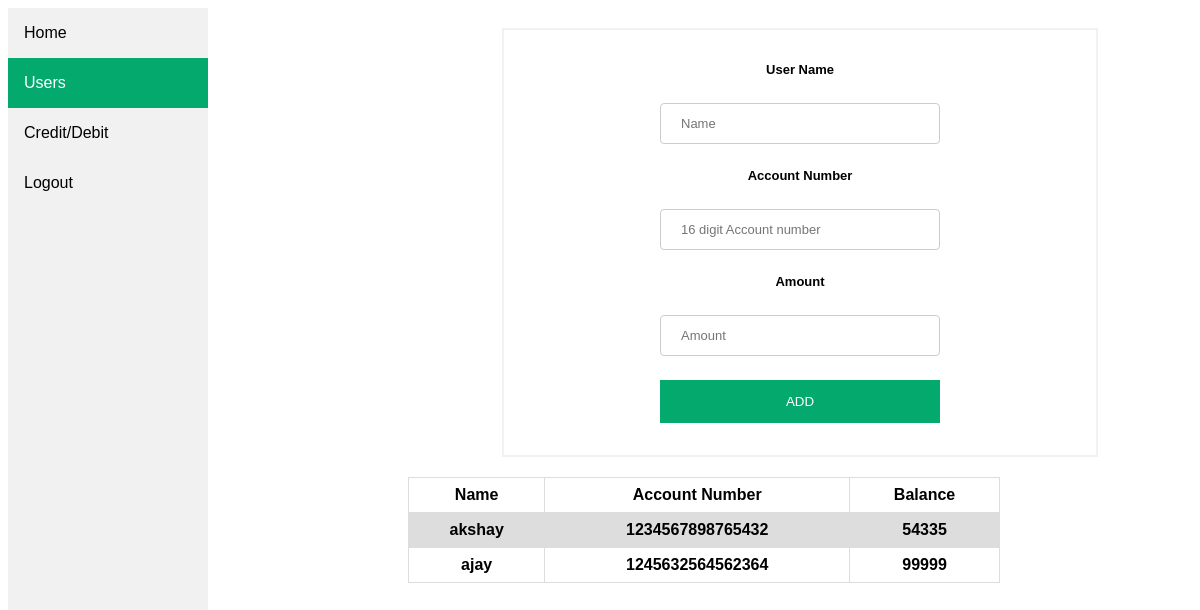
The app's page /lists_of_users.php with its own data.
### tables this page shows
CREATE TABLE `users` (
  `id` int(100) NOT NULL,
  `user` varchar(100) NOT NULL,
  `pass` varchar(100) NOT NULL,
  `account_number` bigint(100) NOT NULL,
  `balance` int(100) NOT NULL,
  `type` varchar(100) NOT NULL
);

### lists_of_users.php (the view, shortened to what this page needs)
<!DOCTYPE html>
<html lang="en">
  <head>
    <link rel="stylesheet" href="salt2.css">
  </head>
  <body>
    <div class="sidebar">
  <a href="admin_home.php">Home</a>
  <a class="active" href="lists_of_users.php">Users</a>
  <a href="credit_debit.php">Credit/Debit</a>
  <a href="logout.php">Logout</a>
</div>
<center>
 <div id = "frm">
        <form name="f1" action = "auth4.php" onsubmit = "return validation()" method = "POST">
             <div class="container">
              <p>
                <label><b>User Name</label> <br>
                <input type = "text" placeholder="Name" id ="name" name  = "name" />
            </p>
             <p>
                <label><b>Account Number</label> <br>
                <input type = "text" placeholder="16 digit Account number" id ="account" name  = "account" />
            </p>
            <p>
                <label> Amount </label>  <br>
                <input type = "text" placeholder="Amount" id ="amount" name  = "amount" />
            </p>
            <p>
                <button type="submit" id="btn value = "Login" class="SubmitButton">ADD</button >
            </p>
        </div>
        </form>
    </div>
    <table>
      <center>
        <tr>
          <th>Name</th>
          <th>Account Number</th>
          <th>Balance</th>
        </tr>
    <?php
include "config.php";
$sql = "select *from users";
$result = mysqli_query($con, $sql);
$qty=0;
while($data = mysqli_fetch_array($result) and ($qty<2))
{
  $qty+=1;
?>
  <tr>
    <td><?php echo $data['user']; ?></td>
      <td><?php echo $data['account_number']; ?></td>
    <td><?php echo $data['balance']; ?></td>
  </tr>
<?php
}
?>
    </center>
    </table>
  </body>
</html>

### salt2.css (style rules this page uses)
body { font-family: Arial, Helvetica, sans-serif; }
form { border: 3px solid #f1f1f1; }
.sidebar { margin: 0; padding: 0; width: 200px; background-color: #f1f1f1; position: fixed; height: 100%; overflow: auto; }
.sidebar a { display: block; color: black; padding: 16px; text-decoration: none; }
.sidebar a.active { background-color: #04AA6D; color: white; }
input[type=text], input[type=password] { width: 50%; padding: 12px 20px; margin: 8px 0; display: inline-block; border: 1px solid #ccc; box-sizing: border-box; }
button { background-color: #04AA6D; color: white; padding: 14px 20px; margin: 8px 0; border: none; cursor: pointer; width: 50%; }
.container { padding: 16px; }
table { font-family: arial, sans-serif; border-collapse: collapse; width: 50%; border-collapse: collapse; text-align: center; margin-left: 400px; margin-right: auto; }
td, th { border: 1px solid #dddddd; text-align: center; padding: 8px; }
tr:nth-child(even) { background-color: #dddddd; }
form { display: inline-block; font-family: arial, sans-serif; border-collapse: collapse; width: 50%; margin-right: auto; width: 50%; margin: 20px auto; margin-left: 400px; border: 2px solid #f1f1f1; }
label, input { display: block; font-size: 13px; }
button { display: block; }
input[type=text] { width: 50%; padding: 12px 20px; margin: 8px 0; display: inline-block; border: 1px solid #ccc; border-radius: 4px; box-sizing: border-box; }

### records on screen
users: user "akshay", account_number "1234567898765432", balance "54335"
users: user "ajay", account_number "1245632564562364", balance "99999"
